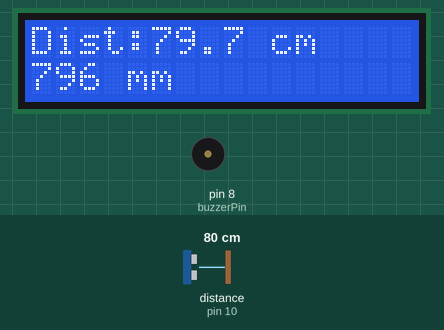
A sketch run on a simulated Arduino Uno, built with avr-gcc and run on an emulated ATmega328P. Parts: 16×2 character LCD, buzzer (waves = sounding, pin HIGH). Wiring (inferred from the names in the program): ultrasonic range finder: trigger pin 9; echo pin 10. The inputs (shaded band) are chosen by the test bench; at power-on: distance to the obstacle (sensor on pin 10) 80 cm. The echo pulse lasts 58.3 µs per cm; pins used as bus, display or sensor lines are not drawn.

Above: at 1.2 s.
1.3 s: distance to the obstacle (sensor on pin 10) set to 22 cm
At 2.5 s:
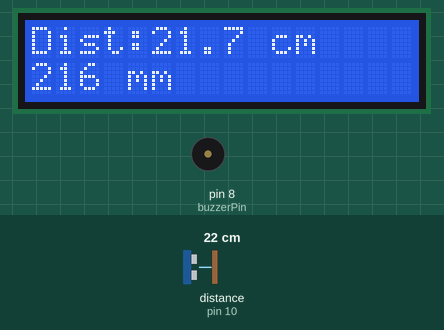
2.8 s: distance to the obstacle (sensor on pin 10) set to 18 cm
At 3.0 s:
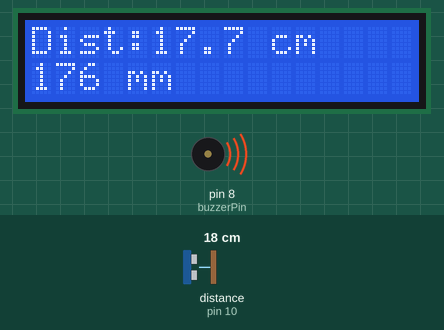
5.8 s: distance to the obstacle (sensor on pin 10) set to 2 cm
At 6.25 s:
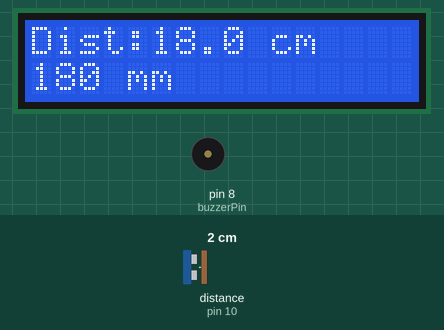
Timing chart, 0 to 8.8 s (numbered marks = the images above; inputs shaded):
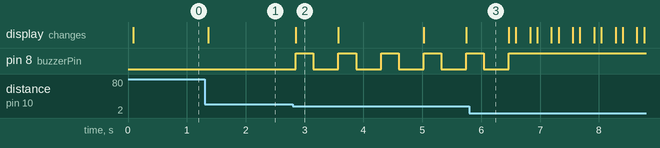

Measured:
- the behaviour switches between 21 and 20 cm on distance to the obstacle (sensor on pin 10) (found by bisection; images 1 and 2)
- after the input at 1.3 s, the display: changes after 0.06 s (image 1)
- after the input at 2.8 s, pin 8 (buzzerPin): alternates HIGH for 0.30 s and LOW for 0.42 s, starting after 0.05 s; the display: changes after 0.05 s (image 2)
- after the input at 5.8 s, pin 8 (buzzerPin): goes on until 6.5 s, then stays HIGH
- what the display in image 2 shows lasts 0.7 s, from 2.9 s to 3.6 s

The sketch:

distance_meter_project.ino
```cpp
#include <Wire.h>                 // Library for I2C communication
#include <LiquidCrystal_I2C.h>    // Library for I2C LCD display

LiquidCrystal_I2C lcd(0x27, 16, 2);
// Create LCD object with I2C address 0x27
// 16 columns and 2 rows display

const int trigPin = 9;    // Trigger pin of ultrasonic sensor connected to pin 9
const int echoPin = 10;   // Echo pin connected to pin 10
const int buzzerPin = 8;  // Buzzer connected to pin 8

long duration;            // Variable to store time taken for echo
float distance_cm;        // Variable to store distance in centimeters
int distance_mm;          // Variable to store distance in millimeters

void setup() {

  pinMode(trigPin, OUTPUT);   // Set trigPin as OUTPUT (to send signal)
  pinMode(echoPin, INPUT);    // Set echoPin as INPUT (to receive signal)
  pinMode(buzzerPin, OUTPUT); // Set buzzerPin as OUTPUT

  lcd.init();           // Initialize LCD
  lcd.backlight();      // Turn ON LCD backlight

  Serial.begin(9600);   // Start serial communication at 9600 baud rate
}

void loop() {

  // --------- SEND ULTRASONIC PULSE ---------

  digitalWrite(trigPin, LOW);      // Make sure trig is LOW
  delayMicroseconds(2);            // Small delay

  digitalWrite(trigPin, HIGH);     // Send HIGH pulse
  delayMicroseconds(10);           // Pulse width = 10 microseconds
  digitalWrite(trigPin, LOW);      // Stop pulse

  // --------- RECEIVE ECHO ---------

  duration = pulseIn(echoPin, HIGH);
  // pulseIn measures time (in microseconds)
  // for which echoPin stays HIGH

  // --------- DISTANCE CALCULATION ---------

  distance_cm = duration * 0.0343 / 2;
  // 0.0343 = speed of sound in cm per microsecond
  // Divide by 2 because sound travels to object and comes back

  distance_mm = distance_cm * 10;
  // Convert cm to millimeters

  // --------- DISPLAY ON LCD ---------

  lcd.setCursor(0, 0);     // Set cursor at column 0, row 0
  lcd.print("Dist:");      // Print label
  lcd.print(distance_cm, 1); // Print distance with 1 decimal value
  lcd.print(" cm ");

  lcd.setCursor(0, 1);     // Second line
  lcd.print(distance_mm);  // Print distance in mm
  lcd.print(" mm   ");     // Extra spaces to clear old data

  // --------- BUZZER CONTROL ---------

  if (distance_cm < 5) {
    // If object is extremely close
    digitalWrite(buzzerPin, HIGH);   // Continuous sound
  }
  else if (distance_cm < 10) {
    // If object is close
    digitalWrite(buzzerPin, HIGH);
    delay(100);                      // Short ON time
    digitalWrite(buzzerPin, LOW);
    delay(100);                      // Short OFF time
  }
  else if (distance_cm < 20) {
    // If object is at medium distance
    digitalWrite(buzzerPin, HIGH);
    delay(300);                      // Long ON
    digitalWrite(buzzerPin, LOW);
    delay(300);                      // Long OFF
  }
  else {
    // If object is far (safe zone)
    digitalWrite(buzzerPin, LOW);    // Buzzer OFF
  }

  delay(100);   // Small delay before next reading
}
```
